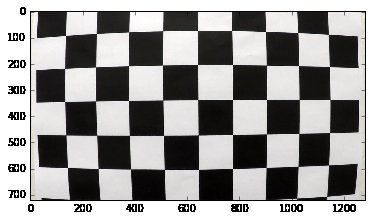
#> input picture images/pattern_distorted.png, 372 x 221 px
$ python -i threshold.py   (imports and definitions only)   (older library calls are emulated)
#> lines starting #> are read from the running program, lines starting #| are printed output that depends on the picture; after the words box and inside, x2 and y2 are one past the last pixel; in counts of white or black regions, pixels touching at a corner belong together
import cv2
import numpy as np

def sobelx(img, t_min, t_max):
    """Apply the sobel operator in the x direction on a grayscale version of the image and return a binary image."""
#> called with t_min = 20, t_max = 200
    gray = cv2.cvtColor(img, cv2.COLOR_RGB2GRAY)
    sobelx = cv2.Sobel(gray, cv2.CV_64F, 1, 0) # Take the derivative in x
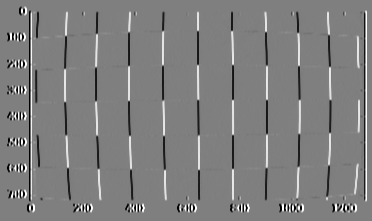
#> sobelx: shape (221, 372) float64; min -1020, max 1020, mean 0; drawn with min black and max white
    abs_sobelx = np.absolute(sobelx) # Absolute x derivative to accentuate lines away from horizontal
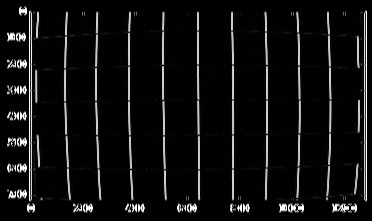
#> abs_sobelx: shape (221, 372) float64; min 0, max 1020, mean 66.9; drawn with min black and max white
    scaled_sobel = np.uint8(255*abs_sobelx/np.max(abs_sobelx))
    binary = np.zeros_like(scaled_sobel)
    binary[(scaled_sobel >= t_min) & (scaled_sobel <= t_max)] = 255
    return binary

def threshold(img, t_min, t_max):
    """Return the pixels of the binary image between min and max."""
    binary = np.zeros_like(img)
    binary[(img >= t_min) & (img <= t_max)] = 255
    return binary

def get_channel_in_color_space(img, space, channel):
    """Convert the given image to the color space specified and return one channel."""
    img_conv = cv2.cvtColor(img, getattr(cv2, "COLOR_RGB2" + space.upper()))
    img_chan = img_conv[:,:,space.find(channel)]
    normalized = img_chan #np.uint8(255*img_chan/np.max(img_chan)) # (necessary for jupyter)
    return normalized

def combine_sparse(images, limit=15*1e6):
    """Combines the images in the list if the are sparse enough."""
    combined = np.zeros_like(images[0])
    for img in images:
        if np.sum(img) < limit:
            combined += img
    return combined

def threshold_basic(img):
    """Threshold a color image and return the binary image."""
    assert len(img.shape) == 3, "only color images are supported"

    # create a binary image using the sobel operator
    sobel = sobelx(img, 20, 200)
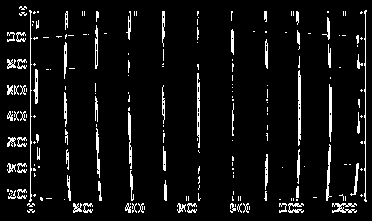
#> sobel: shape (221, 372); 6.5% white in thin lines or dots

    # create binary images of different tresholded color channels
    hsv_v = threshold(get_channel_in_color_space(img, 'hsv', 'v'), 210, 255)
#> in get_channel_in_color_space, `img_conv = cv2.cvtColor(img, getattr(cv2, "COLOR_RGB2" + space.upper()))`: img_conv: shape (221, 372, 3); mean H, S, V 59.9, 17.7, 151.6
#> in threshold, `binary = np.zeros_like(img)`: binary: shape (221, 372); every value is 0
#> in threshold, `binary[(img >= t_min) & (img <= t_max)] = 255`: binary: shape (221, 372); 58.8% white; 38 black regions (9 under 20 px), largest, box (x1, y1, x2, y2) and area: (30, 11, 366, 201) 32495, (231, 204, 242, 212) 74, (344, 204, 356, 212) 72
    hls_s = threshold(get_channel_in_color_space(img, 'hls', 's'), 110, 255)
#> call 2 of get_channel_in_color_space, with space = 'hls', channel = 's'
#> in get_channel_in_color_space (call 2), `img_conv = cv2.cvtColor(img, getattr(cv2, "COLOR_RGB2" + space.upper()))`: img_conv: shape (221, 372, 3); mean of channels 0, 1, 2 59.9, 150.5, 16.7
#> in get_channel_in_color_space (call 2), `img_chan = img_conv[:,:,space.find(channel)]`:
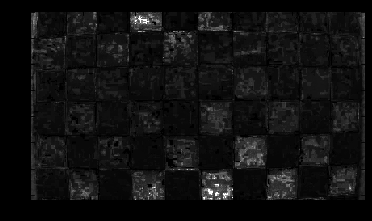
#> img_chan: shape (221, 372); min 0, max 255, mean 16.7
#> call 2 of threshold, with t_min = 110, t_max = 255
#> in threshold (call 2), `binary[(img >= t_min) & (img <= t_max)] = 255`:
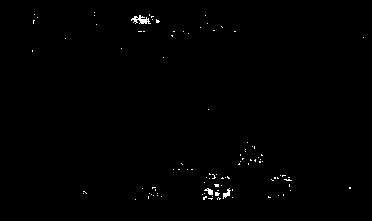
#> binary: shape (221, 372); 0.51% white in thin lines or dots, all inside (x1, y1, x2, y2) = (32, 12, 364, 200)
    hls_l = threshold(get_channel_in_color_space(img, 'hls', 'l'), 140, 250)
#> call 3 of threshold, with t_min = 140, t_max = 250
#> in threshold (call 3), `binary[(img >= t_min) & (img <= t_max)] = 255`:
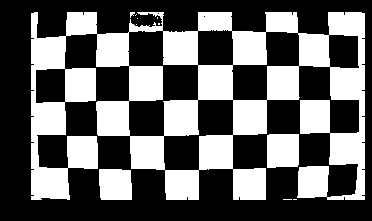
#> binary: shape (221, 372); 38.9% white; 11 white regions (8 under 20 px), largest, box (x1, y1, x2, y2) and area: (31, 12, 365, 200) 29894, (267, 134, 299, 168) 1061, (99, 169, 132, 200) 984

    # combine the thresholded images
    color = combine_sparse([hsv_v, hls_s, hls_l])
#> the loop in combine_sparse, `for img in images:` made 3 passes

    # combine the thresholded and sobel images
    combined_binary = combine_sparse([color, sobel], limit=20*1e6)
#> the loop in combine_sparse (call 2), `for img in images:` made 2 passes
#> pass 2, in combine_sparse (call 2), `combined += img`:
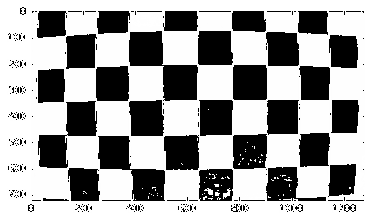
#> combined: shape (221, 372); min 0, max 255, mean 162.3

    assert np.sum(combined_binary) > 0
    return combined_binary

>>> import cv2
>>> picture = cv2.cvtColor(cv2.imread('../images/pattern_distorted.png'), cv2.COLOR_BGR2RGB)
>>> result = threshold_basic(picture)

$ run again, on images/saturation_bad.png
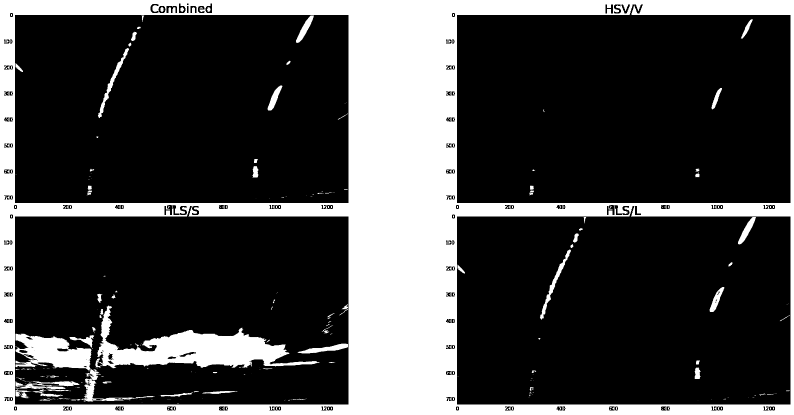
#> input picture images/saturation_bad.png, 1587 x 829 px (shown at 1/2 size)
#> picture is the input picture: shape (829, 1587, 3); min 0, max 255, mean 66.5
#> in threshold_basic, `sobel = sobelx(img, 20, 200)`:
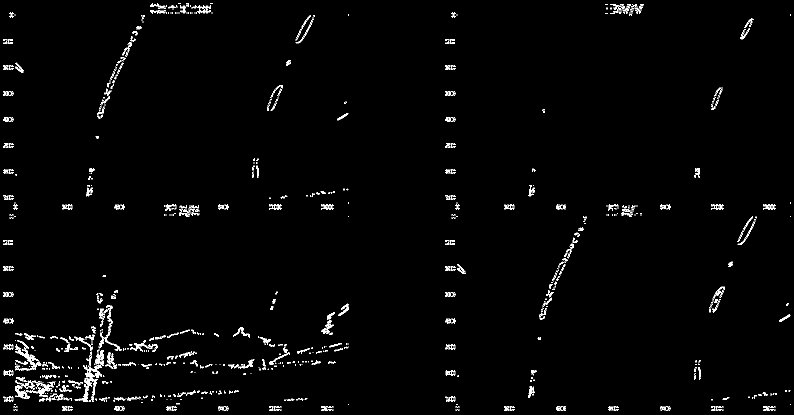
#> sobel: shape (829, 1587) (shown at 1/2 size); 1.7% white in thin lines or dots
#> img_conv: shape (829, 1587, 3); mean H, S, V 0, 0, 66.5
#> img_conv: shape (829, 1587, 3); mean of channels 0, 1, 2 0, 66.5, 0
#> the loop in combine_sparse, `for img in images:` made 3 passes
#> the loop in combine_sparse (call 2), `for img in images:` made 2 passes
#> pass 2, in combine_sparse (call 2), `combined += img`:
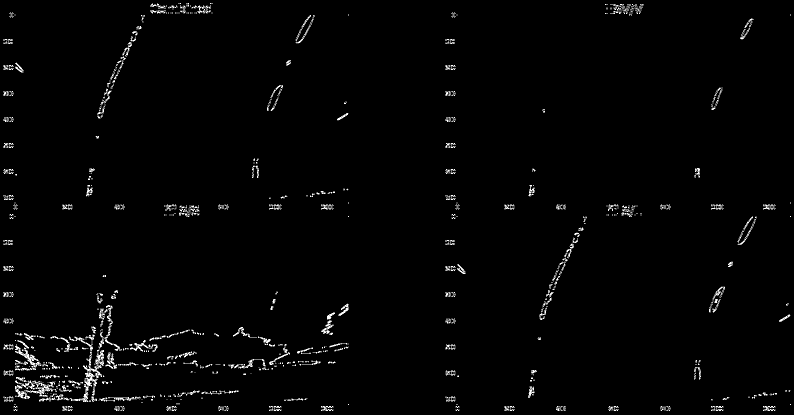
#> combined: shape (829, 1587) (shown at 1/2 size); min 0, max 255, mean 4.6
